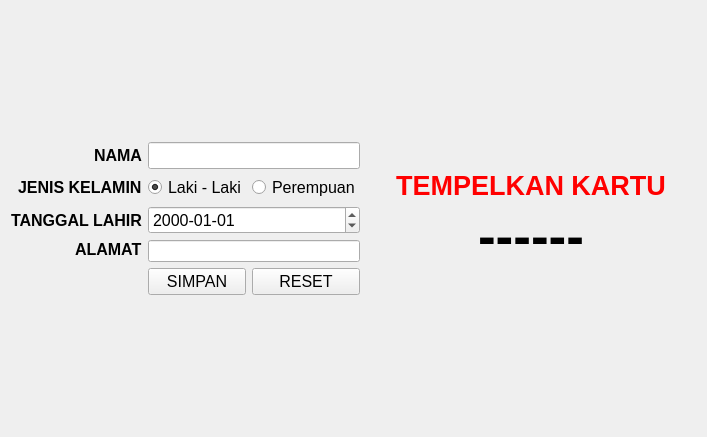
<?xml version="1.0" encoding="UTF-8"?>
<ui version="4.0">
 <class>Form</class>
 <widget class="QWidget" name="Form">
  <property name="geometry">
   <rect>
    <x>0</x>
    <y>0</y>
    <width>707</width>
    <height>437</height>
   </rect>
  </property>
  <property name="windowTitle">
   <string>FORM PENDAFTARAN</string>
  </property>
  <layout class="QHBoxLayout" name="horizontalLayout">
   <item>
    <layout class="QGridLayout" name="gridLayout">
     <item row="6" column="1">
      <spacer name="verticalSpacer_3">
       <property name="orientation">
        <enum>Qt::Vertical</enum>
       </property>
       <property name="sizeHint" stdset="0">
        <size>
         <width>20</width>
         <height>40</height>
        </size>
       </property>
      </spacer>
     </item>
     <item row="3" column="1" colspan="2">
      <widget class="QDateEdit" name="tgl_lahir">
       <property name="font">
        <font>
         <pointsize>12</pointsize>
        </font>
       </property>
       <property name="displayFormat">
        <string>yyyy-MM-dd</string>
       </property>
      </widget>
     </item>
     <item row="5" column="1">
      <widget class="QPushButton" name="simpan_btn">
       <property name="font">
        <font>
         <pointsize>12</pointsize>
        </font>
       </property>
       <property name="text">
        <string>SIMPAN</string>
       </property>
      </widget>
     </item>
     <item row="2" column="1">
      <widget class="QRadioButton" name="laki_laki">
       <property name="font">
        <font>
         <pointsize>12</pointsize>
        </font>
       </property>
       <property name="text">
        <string>Laki - Laki</string>
       </property>
       <property name="checked">
        <bool>true</bool>
       </property>
      </widget>
     </item>
     <item row="2" column="0" alignment="Qt::AlignRight">
      <widget class="QLabel" name="label_2">
       <property name="font">
        <font>
         <pointsize>12</pointsize>
         <weight>75</weight>
         <bold>true</bold>
        </font>
       </property>
       <property name="text">
        <string>JENIS KELAMIN</string>
       </property>
      </widget>
     </item>
     <item row="2" column="2">
      <widget class="QRadioButton" name="perempuan">
       <property name="font">
        <font>
         <pointsize>12</pointsize>
        </font>
       </property>
       <property name="text">
        <string>Perempuan</string>
       </property>
      </widget>
     </item>
     <item row="3" column="0" alignment="Qt::AlignRight">
      <widget class="QLabel" name="label_3">
       <property name="font">
        <font>
         <pointsize>12</pointsize>
         <weight>75</weight>
         <bold>true</bold>
        </font>
       </property>
       <property name="text">
        <string>TANGGAL LAHIR</string>
       </property>
      </widget>
     </item>
     <item row="4" column="0" alignment="Qt::AlignRight|Qt::AlignTop">
      <widget class="QLabel" name="label_4">
       <property name="font">
        <font>
         <pointsize>12</pointsize>
         <weight>75</weight>
         <bold>true</bold>
        </font>
       </property>
       <property name="text">
        <string>ALAMAT</string>
       </property>
      </widget>
     </item>
     <item row="5" column="2">
      <widget class="QPushButton" name="reset_btn">
       <property name="font">
        <font>
         <pointsize>12</pointsize>
        </font>
       </property>
       <property name="text">
        <string>RESET</string>
       </property>
      </widget>
     </item>
     <item row="1" column="1" colspan="2">
      <widget class="QLineEdit" name="nama">
       <property name="font">
        <font>
         <pointsize>12</pointsize>
        </font>
       </property>
      </widget>
     </item>
     <item row="1" column="0" alignment="Qt::AlignRight">
      <widget class="QLabel" name="label">
       <property name="font">
        <font>
         <pointsize>12</pointsize>
         <weight>75</weight>
         <bold>true</bold>
        </font>
       </property>
       <property name="text">
        <string>NAMA</string>
       </property>
      </widget>
     </item>
     <item row="0" column="1">
      <spacer name="verticalSpacer_4">
       <property name="orientation">
        <enum>Qt::Vertical</enum>
       </property>
       <property name="sizeHint" stdset="0">
        <size>
         <width>20</width>
         <height>40</height>
        </size>
       </property>
      </spacer>
     </item>
     <item row="4" column="1" colspan="2">
      <widget class="QLineEdit" name="alamat"/>
     </item>
    </layout>
   </item>
   <item>
    <layout class="QVBoxLayout" name="verticalLayout">
     <item>
      <spacer name="verticalSpacer">
       <property name="orientation">
        <enum>Qt::Vertical</enum>
       </property>
       <property name="sizeHint" stdset="0">
        <size>
         <width>20</width>
         <height>40</height>
        </size>
       </property>
      </spacer>
     </item>
     <item>
      <widget class="QLabel" name="info">
       <property name="font">
        <font>
         <pointsize>20</pointsize>
         <weight>75</weight>
         <bold>true</bold>
        </font>
       </property>
       <property name="styleSheet">
        <string notr="true">color:red;</string>
       </property>
       <property name="text">
        <string>TEMPELKAN KARTU</string>
       </property>
       <property name="alignment">
        <set>Qt::AlignCenter</set>
       </property>
      </widget>
     </item>
     <item>
      <widget class="QLabel" name="pin">
       <property name="font">
        <font>
         <pointsize>40</pointsize>
         <weight>75</weight>
         <bold>true</bold>
        </font>
       </property>
       <property name="text">
        <string>------</string>
       </property>
       <property name="alignment">
        <set>Qt::AlignCenter</set>
       </property>
      </widget>
     </item>
     <item>
      <spacer name="verticalSpacer_2">
       <property name="orientation">
        <enum>Qt::Vertical</enum>
       </property>
       <property name="sizeHint" stdset="0">
        <size>
         <width>20</width>
         <height>40</height>
        </size>
       </property>
      </spacer>
     </item>
    </layout>
   </item>
  </layout>
 </widget>
 <resources/>
 <connections/>
</ui>
